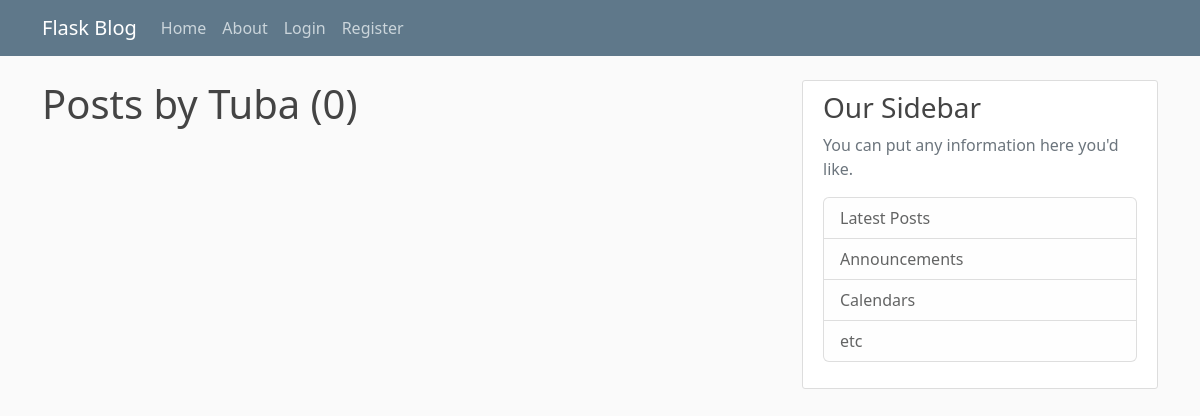
/user/Tuba, run on an earlier commit of the app's database.
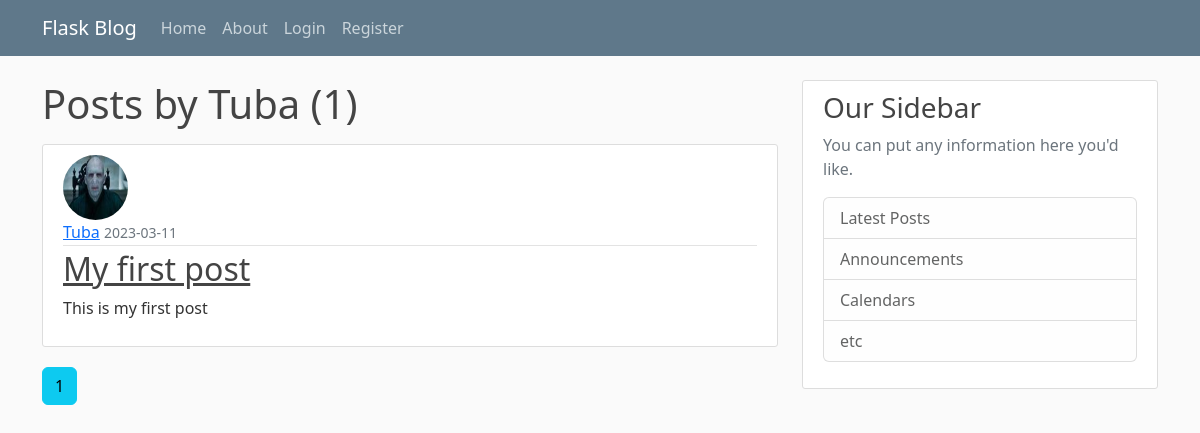
And on a later commit of the database.
### flaskblog/models.py (models this page shows, shortened)
class User(db.Model, UserMixin):
    id = db.Column(db.Integer, primary_key=True)
    username = db.Column(db.String(20), unique=True, nullable=False)
    email = db.Column(db.String(120), unique=True, nullable=False)
    image_file = db.Column(db.String(20), nullable=False, default='default.jpg')
    password = db.Column(db.String(60), nullable=False)
    posts = db.relationship('Post', backref='author', lazy=True)

class Post(db.Model):
    id = db.Column(db.Integer, primary_key=True)
    title = db.Column(db.String(100), nullable=False)
    date_posted = db.Column(db.DateTime, nullable=False, default=datetime.utcnow)
    content = db.Column(db.Text, nullable=False)
    user_id = db.Column(db.Integer, db.ForeignKey('user.id'), nullable=False)

### flaskblog/users/routes.py (the view)
@users.route("/user/<string:username>")
def user_posts(username):
    page = request.args.get('page', 1, type=int)
    user = User.query.filter_by(username=username).first_or_404()
    posts = Post.query.filter_by(author=user)\
        .order_by(Post.date_posted.desc())\
        .paginate(page=page, per_page=5)
    return render_template('user_posts.html', posts=posts, user=user)

### flaskblog/templates/user_posts.html
{% extends "layout.html" %}
{% block content %}
    <h1 class="mb-3">Posts by {{ user.username }} ({{ posts.total }})</h1>
    {% for post in posts.items %}
    <article class="media content-section">
      <img class="rounded-circle article-img" src="{{ url_for('static', filename='profile_pics/' + post.author.image_file) }}">
        <div class="media-body">
          <div class="article-metadata">
            <a class="mr-2" href="{{ url_for('users.user_posts', username=post.author.username) }}">{{ post.author.username }}</a>
            <small class="text-muted">{{ post.date_posted.strftime('%Y-%m-%d') }}</small>
          </div>
          <h2><a class="article-title" href="{{ url_for('posts.post', post_id=post.id) }}">{{ post.title }}</a></h2>
          <p class="article-content">{{ post.content }}</p>
        </div>
      </article>
    {% endfor %}
    {% for page_num in posts.iter_pages(left_edge=1, right_edge=1, left_current=1, right_current=2) %}
      {% if page_num %}
        {% if posts.page == page_num %}
        <a class="btn btn-info mb-4" href="{{ url_for('users.user_posts', username=user.username, page=page_num) }}">{{ page_num }}</a>
        {% else %}
          <a class="btn btn-outline-info mb-4" href="{{ url_for('users.user_posts', username=user.username, page=page_num) }}">{{ page_num }}</a>
        {% endif %}
      {% else %}
        ...
      {% endif %}
    {% endfor %}
{% endblock content %}

### flaskblog/templates/layout.html (shortened to what this page needs)
<!DOCTYPE html>
<html lang="en">
<head>
    <link rel="stylesheet" href="https://cdn.jsdelivr.net/npm/bootstrap@5.2.3/dist/css/bootstrap.min.css">
    <link rel="stylesheet" type="text/css" href={{ url_for('static', filename='main.css') }}>
</head>
<body>
    <header class="site-header">
        <nav class="navbar navbar-expand-md navbar-dark bg-steel fixed-top">
          <div class="container">
            <a class="navbar-brand mr-4" href="/">Flask Blog</a>
            <div class="collapse navbar-collapse" id="navbarToggle">
              <div class="navbar-nav mr-auto">
                <a class="nav-item nav-link" href="{{ url_for('main.home')}}">Home</a>
                <a class="nav-item nav-link" href="{{ url_for('main.about')}}">About</a>
              </div>
              <div class="navbar-nav">
                {% if current_user.is_authenticated %}
                <a class="nav-item nav-link" href="{{ url_for('posts.new_post')}}">New Post</a>
                <a class="nav-item nav-link" href="{{ url_for('users.account')}}">Account</a>
                <a class="nav-item nav-link" href="{{ url_for('users.logout')}}">Logout</a>
                {% else %}
                <a class="nav-item nav-link" href="{{ url_for('users.login')}}">Login</a>
                <a class="nav-item nav-link" href="{{ url_for('users.register')}}">Register</a>
                {% endif %}
              </div>
            </div>
          </div>
        </nav>
      </header>
      <main role="main" class="container">
        <div class="row">
          <div class="col-md-8">
            {% block content %}{% endblock %}
          </div>
          <div class="col-md-4">
            <div class="content-section">
              <h3>Our Sidebar</h3>
              <p class='text-muted'>You can put any information here you'd like.
                <ul class="list-group">
                  <li class="list-group-item list-group-item-light">Latest Posts</li>
                  <li class="list-group-item list-group-item-light">Announcements</li>
                  <li class="list-group-item list-group-item-light">Calendars</li>
                  <li class="list-group-item list-group-item-light">etc</li>
                </ul>
              </p>
            </div>
          </div>
        </div>
      </main>
</body>
</html>

### flaskblog/static/main.css (style rules this page uses)
body { background: #fafafa; color: #333333; margin-top: 5rem; }
h1, h2, h3, h4, h5, h6 { color: #444444; }
.bg-steel { background-color: #5f788a; }
.site-header .navbar-nav .nav-link { color: #cbd5db; }
.content-section { background: #ffffff; padding: 10px 20px; border: 1px solid #dddddd; border-radius: 3px; margin-bottom: 20px; }
.article-title { color: #444444; }
.article-content { white-space: pre-line; }
.article-img { height: 65px; width: 65px; margin-right: 16px; }
.article-metadata { padding-bottom: 1px; margin-bottom: 4px; border-bottom: 1px solid #e3e3e3 }

What changed in the data, as far as the page shows it:
added Post: image_file (picture), author.username "Tuba", date_posted "2023-03-11", title "My first post", content "This is my first post"
Also different on the page:
{{ posts.total }}: "0" → "1"
new list line: "1"
